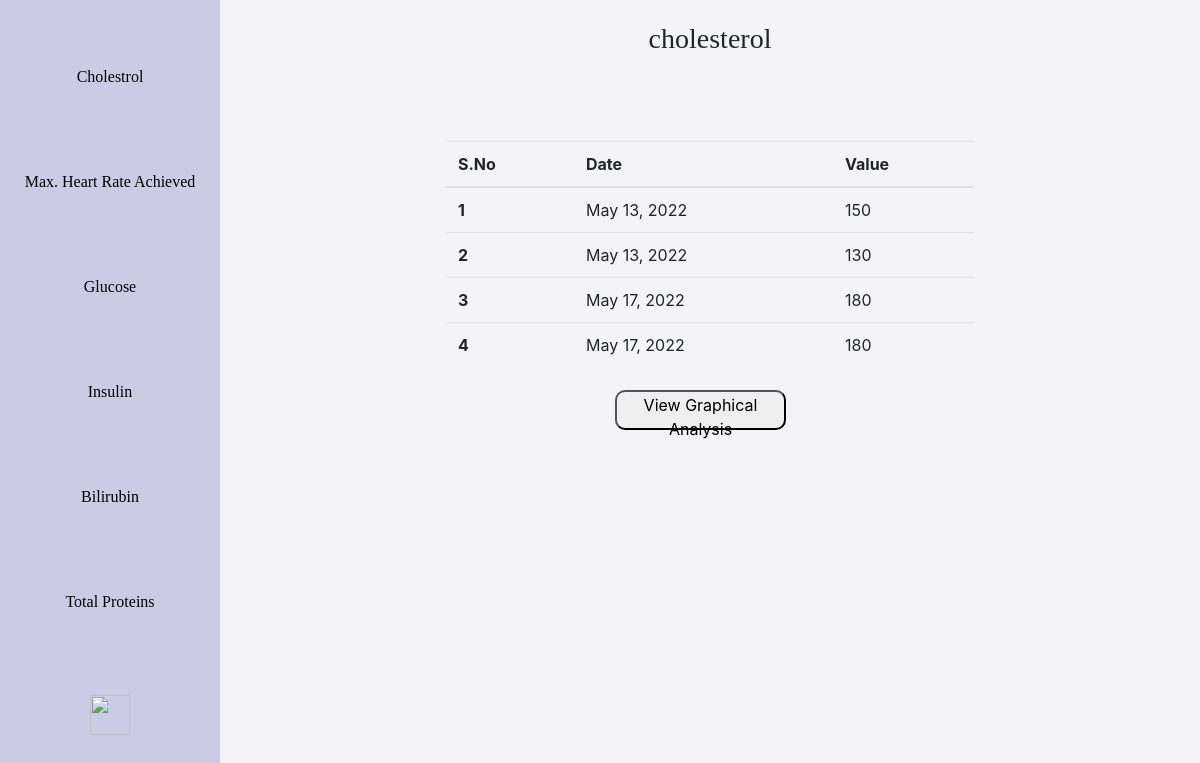
/analyze/cholesterol/ (signed in), run on the app's committed database.
### backend/models.py (models this page shows, shortened)
class HeartPatient(models.Model):
    user = models.ForeignKey(User, on_delete=models.CASCADE)
    age = models.CharField(max_length=3, blank = False)
    sex = models.CharField(max_length=6, choices=GENDER_CHOICE, default='Male')
    chest_pain_type = models.CharField(max_length=20, choices = CHEST_PAIN_CHOICE, default='Typical Angina')
    resting_blood_pressure = models.CharField(max_length=3, blank = False)
    cholesterol = models.CharField(max_length=4, blank = False)
    fasting_blood_sugar_greater_than_120 = models.CharField(max_length=10, choices=[('True', 'True'), ('False', 'False')], default='False')
    maximum_heart_rate_achieved = models.CharField(max_length=4)
    exercise_induced_angina = models.CharField(max_length=10, choices=[('True', 'True'), ('False', 'False')], default='False')
    date = models.DateTimeField(auto_now_add=True)

### backend/views.py (the view, shortened to what this page needs)
# urls.py: path('analyze/<str:parameter>/', views.analyze1, name='analyze'),
@login_required
def analyze1(request, parameter):
    current_user = request.user
    heart_array = HeartPatient.objects.all().filter(user=current_user)
    diabetes_array = DiabetesPatient.objects.all().filter(user=current_user)
    liver_array = LiverPatient.objects.all().filter(user=current_user)
    def foo(arr, x):
        x_arr = []
        date_array = []
        for record in arr:
            if x == "cholesterol":
                x_arr.append(record.cholesterol)
            elif x == "maximum_heart_rate_achieved":
                x_arr.append(record.maximum_heart_rate_achieved)
            elif x == "glucose":
                x_arr.append(record.glucose)
            elif x == "insulin":
                x_arr.append(record.insulin)
            elif x == "bilirubin":
                x_arr.append(record.total_bilirubin)
            elif x == "total_protiens":
                x_arr.append(record.total_protiens)
            date_array.append(record.date.date())
        return [x_arr, date_array]
    context = {}
    test_taken = False
    if parameter == "cholesterol":
        temp = foo(heart_array, 'cholesterol')
        context['value_array'] = temp[0]
        context['date_array'] = temp[1]
        list = zip(temp[0], temp[1])
        context['list'] = list
        context['value'] = 'cholesterol'
        test_taken = True
    context['test_taken'] = test_taken
    print(test_taken)
    return render(request,'backend/analyze.html', context)

### backend/templates/backend/analyze.html (shortened to what this page needs)
{% extends "backend/base.html"%}
{% load crispy_forms_tags %}
{% load static %}
{% block content %}
<body>
  <div class="sidebar">
    <a href="{% url 'analyze' 'cholesterol' %}"> Cholestrol </a>
    <a href="{% url 'analyze' 'maxHeartRateAchieved' %}"> Max. Heart Rate Achieved </a>
    <a href="{% url 'analyze' 'glucose' %}"> Glucose </a>
    <a href="{% url 'analyze' 'insulin' %}"> Insulin </a>
    <a href="{% url 'analyze' 'bilirubin' %}"> Bilirubin </a>
    <a href="{% url 'analyze' 'total_protiens' %}"> Total Proteins </a>
    <a href="{% url 'home' %}"> <img src="https://upload.wikimedia.org/wikipedia/commons/thumb/e/e6/Home_Icon.svg/2048px-Home_Icon.svg.png" class="home-img"> </a>
  </div>
  <div class="content">
    <h3>{{value}}</h3>
    {% if list %}
    <table class="table">
      <thead>
        <tr>
          <th scope="col">S.No</th>
          <th scope="col">Date</th>
          <th scope="col">Value</th>
        </tr>
      </thead>
      <tbody>
        {% for date, value in list %}
        <tr>
          <th scope="row">{{forloop.counter}}</th>
          <td>{{value}}</td>
          <td>{{date}}</td>
        </tr>
        {% endfor %}
      </tbody>
    </table>
    <button class="show-chart-btn">View Graphical Analysis</button>
    {% else %}
    <h2> It looks like you haven't take the test of the disease which includes this parameter. </h2>
    {% endif %}
  </div>
</body>
{% endblock %}

### backend/templates/backend/analyze.html (style rules this page uses)
body { box-sizing: border-box; background-color: #e3e1e95c; height: 100vh; width: 100vw; margin: 0 !important; overflow-x: hidden; overflow-x: auto; }
.sidebar { margin: 0; padding: 0; width: 220px; background-color: #9ba2cf7a; position: fixed; height: 100%; overflow: auto; display: flex; flex-direction: column; justify-content: space-evenly; }
.sidebar a { color: black; text-align: center; padding: 16px; text-decoration: none; font-family: 'Arvo', serif; }
.home-img { width: 40px; height: 40px; }
div.content { margin-left: 220px; padding: 1px 16px; height: 100vh; }
.content h3 { padding-top: 5px; padding-bottom: 5px; margin-top: 2vh; text-align: center; font-family: 'Arvo', serif; }
.table { width: calc(100% - 35vw); margin: auto; margin-top: 10vh ; }
.show-chart-btn { width: 18%; height: 5vh; border-radius: 10px; margin-left: 40%; margin-top: 2.5%; }

### data on the page
HeartPatient: list "150"
HeartPatient: list "130"
HeartPatient: list "180"
HeartPatient: list "180"

### other printed values
{{ value }} "cholesterol"
{{ value }} "May 13, 2022" "May 13, 2022" "May 17, 2022" "May 17, 2022"
